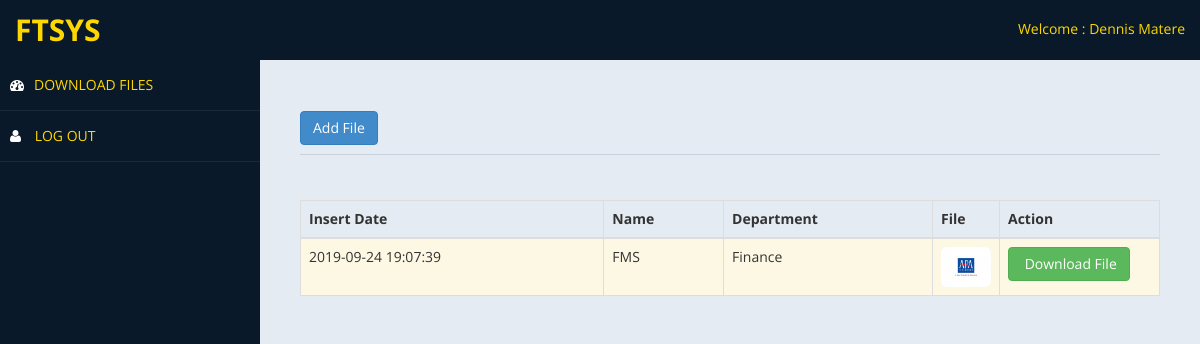
The page /users/view_files.php (signed in) on the database its author committed.
### tables this page shows
CREATE TABLE IF NOT EXISTS `staff` (
  `staff_id` int(50) NOT NULL AUTO_INCREMENT,
  `name` varchar(50) NOT NULL,
  `branch` varchar(50) NOT NULL,
  `username` varchar(50) NOT NULL,
  `password` varchar(50) NOT NULL,
  `phone` varchar(50) NOT NULL,
  `passReset` varchar(4) NOT NULL,
  PRIMARY KEY (`staff_id`)
);

CREATE TABLE IF NOT EXISTS `files` (
  `id` int(50) NOT NULL AUTO_INCREMENT,
  `name` varchar(255) NOT NULL,
  `description` varchar(50) NOT NULL,
  `department` varchar(255) NOT NULL,
  `fileUrl` varchar(255) NOT NULL,
  `insertedBy` varchar(70) NOT NULL,
  `timeInserted` timestamp NOT NULL DEFAULT CURRENT_TIMESTAMP ON UPDATE CURRENT_TIMESTAMP,
  PRIMARY KEY (`id`)
);

### users/session.php (called while the page is built, shortened)
<?php
$session_id=$_SESSION['id'];
$user_query = mysql_query("select * from staff where username = '$session_id'")or die(mysql_error());
$user_row = mysql_fetch_array($user_query);
$user_username = $user_row['name'];
?>

### users/view_files.php (the view, shortened to what this page needs)
<?php include ('session.php');?>
<?php include ('header.php');?>
<body>
    <div id="wrapper">
        <nav class="navbar navbar-default top-navbar" role="navigation">
            <div class="navbar-header">
                <a class="navbar-brand" href="# "><font  color="gold">ftsys</font></a>
            </div>
            <ul class="nav navbar-top-links navbar-right">
                <li class="dropdown">
                    <a class="dropdown-toggle" data-toggle="dropdown" href="#" aria-expanded="false">
    <font  color="gold">        Welcome : <?php echo "$user_username"; ?></font>
                    </a>
                </li>
            </ul>
        </nav>
       <?php include ('nav_sidebar.php');?>
        <div id="page-wrapper" >
            <div id="page-inner">
       <div class="row">
                    <div class="col-md-12">
                        <h1 class="page-header">
               <button class="btn btn-primary" data-toggle="modal" data-target="#myModal">
                              Add File
                            </button>
                        </h1>
            <div class="hero-unit-table">
                            <table class="table table-striped table-bordered table-hover" id="dataTables-example">
                                <thead>
                                    <tr>
                                       <th>Insert Date</th>
                                        <th>Name</th>
                                        <th>Department</th>
                                        <th>File</th>
                                        <th>Action</th>
                                    </tr>
                                </thead>
                                <tbody>
                                    <?php include ('connect.php');
                                    $query = mysql_query("select * from files where insertedBy = '$user_username' ") or die(mysql_error());
                                    while ($row = mysql_fetch_array($query)) {
                                        ?>
                                        <tr class="warning">
                                            <td><?php echo $row['timeInserted']; ?></td>
                                            <td><?php echo $row['name']; ?></td>
                                            <td><?php echo $row['department']; ?></td>
                                            <td width="50" align="center">
                                                <a href="<?php echo $row['fileUrl'];?>" target="_blank">
                                                <img src="../admin/<?php echo $row['fileUrl']; ?>" class="img-rounded" width="50" height="40"></td></a>
                                                                  <td width="160">
                                        <a href="<?php echo $row['fileUrl'];?>" target="_blank" class="btn btn-success"><i class="icon-pencil icon-large"></i>&nbsp;Download File</a>
                                    </td>
                                    </tr>
                                <?php } ?>
                                </tbody>
                            </table>
                        </div>
                    </div>
                </div>
        </div>
            </div>
        </div>
</body>
</html>

### users/assets/css/custom-styles.css (style rules this page uses)
body { font-family: 'Open Sans', sans-serif; }
#wrapper { width: 100%; background:#09192A; }
#page-wrapper { padding: 15px 15px; min-height: 600px; background:#E5EBF2; }
#page-inner { width:100%; margin:10px 20px 10px 0px; background-color:transparent; padding:10px; min-height:1200px; }
h1, .h1, h2, .h2, h3, .h3 { margin-top: 7px; margin-bottom: -5px; }
.page-header { padding-bottom: 9px; margin: 10px 0 45px; border-bottom: 1px solid #C7D1DD; }
.top-navbar { margin:0px; }
.top-navbar .navbar-brand { color: #fff; width: 260px; text-align: left; height: 60px; font-size: 30px; font-weight: 700; text-transform: uppercase; line-height: 30px; }
.top-navbar .nav > li { position: relative; display: inline-block; }
.top-navbar .nav > li > a { position: relative; display: block; padding: 19px 15px; color: #77C0FD; }
.top-navbar { background:#09192A; border-bottom:none; }
.navbar-default { border:0px solid black; }
.navbar-header { background: #09192A; }
@media (min-width:768px) { #page-wrapper { margin: 0 0 0 260px; padding: 15px 30px; min-height: 1200px; } }
@media (min-width:768px) { .navbar { border-radius: 0px; } }

### rows shown on the page
staff: name "Dennis Matere"
files: timeInserted "2019-09-24 19:07:39", name "FMS", department "Finance", fileUrl (picture)
